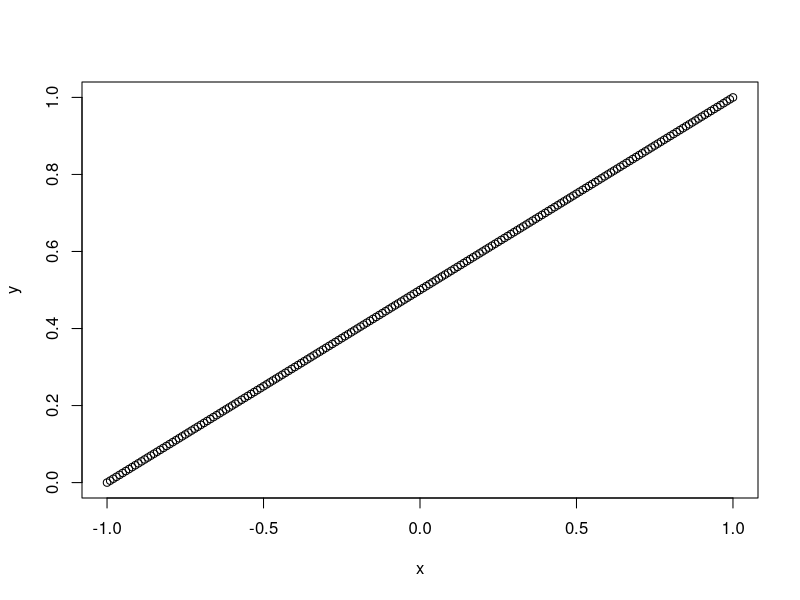

Reproduce this figure in R.
## ---- chunk 1
x <- seq(from = -1, to = 1, by = 0.01)
y <- 1/2 * (1+x)
plot(x, y)
